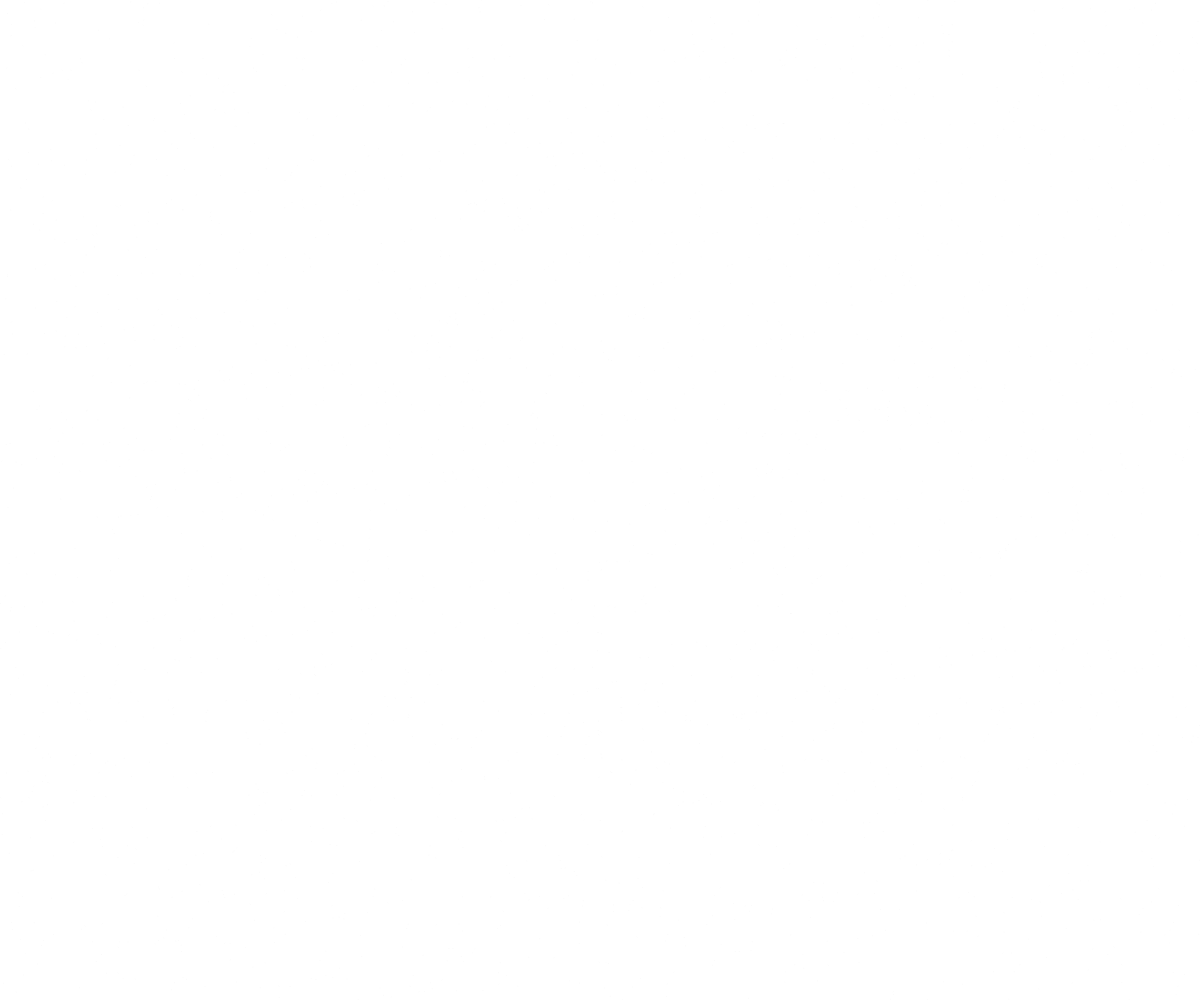
Frame 1 (no input)
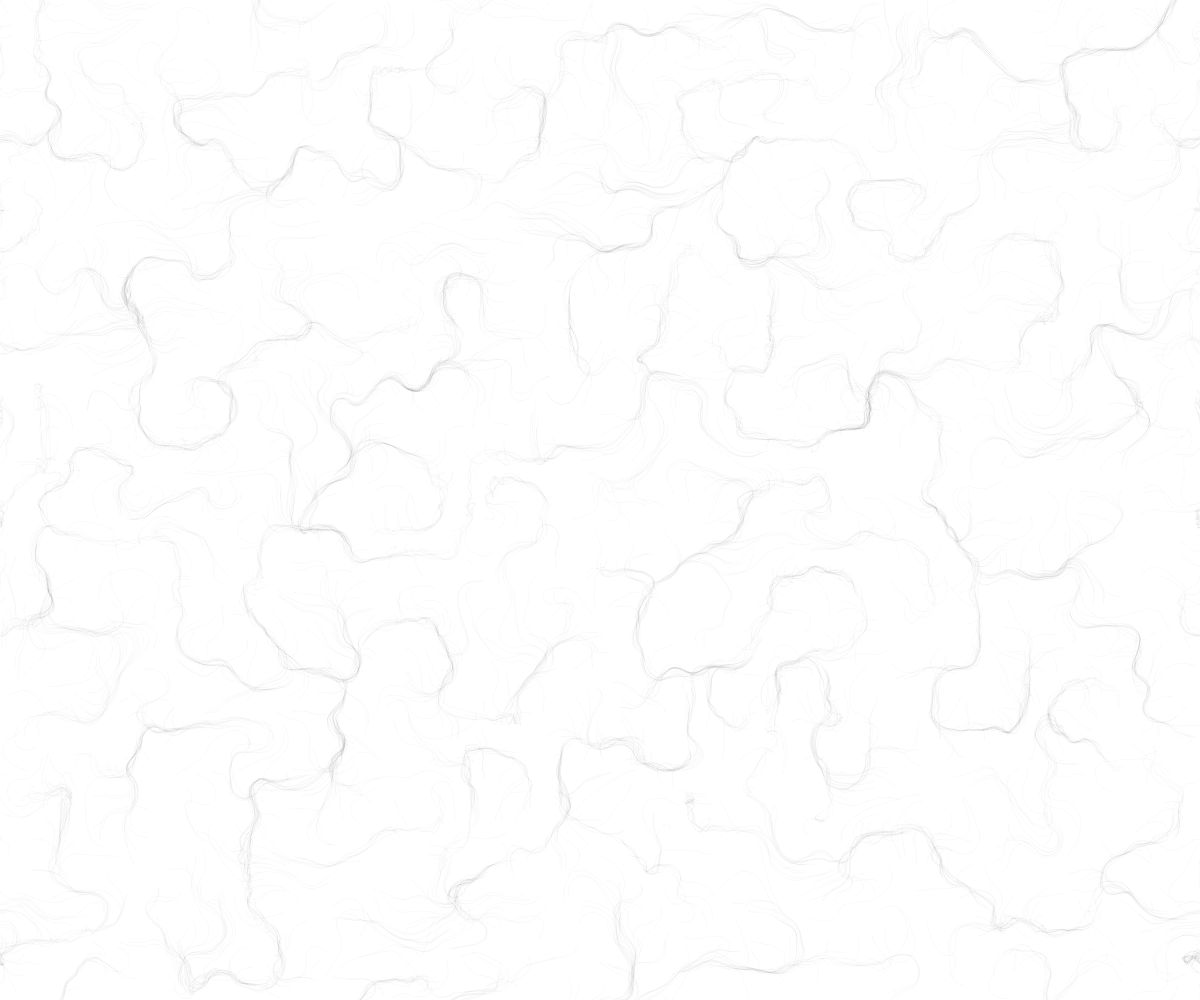
Frame 60 (no input)
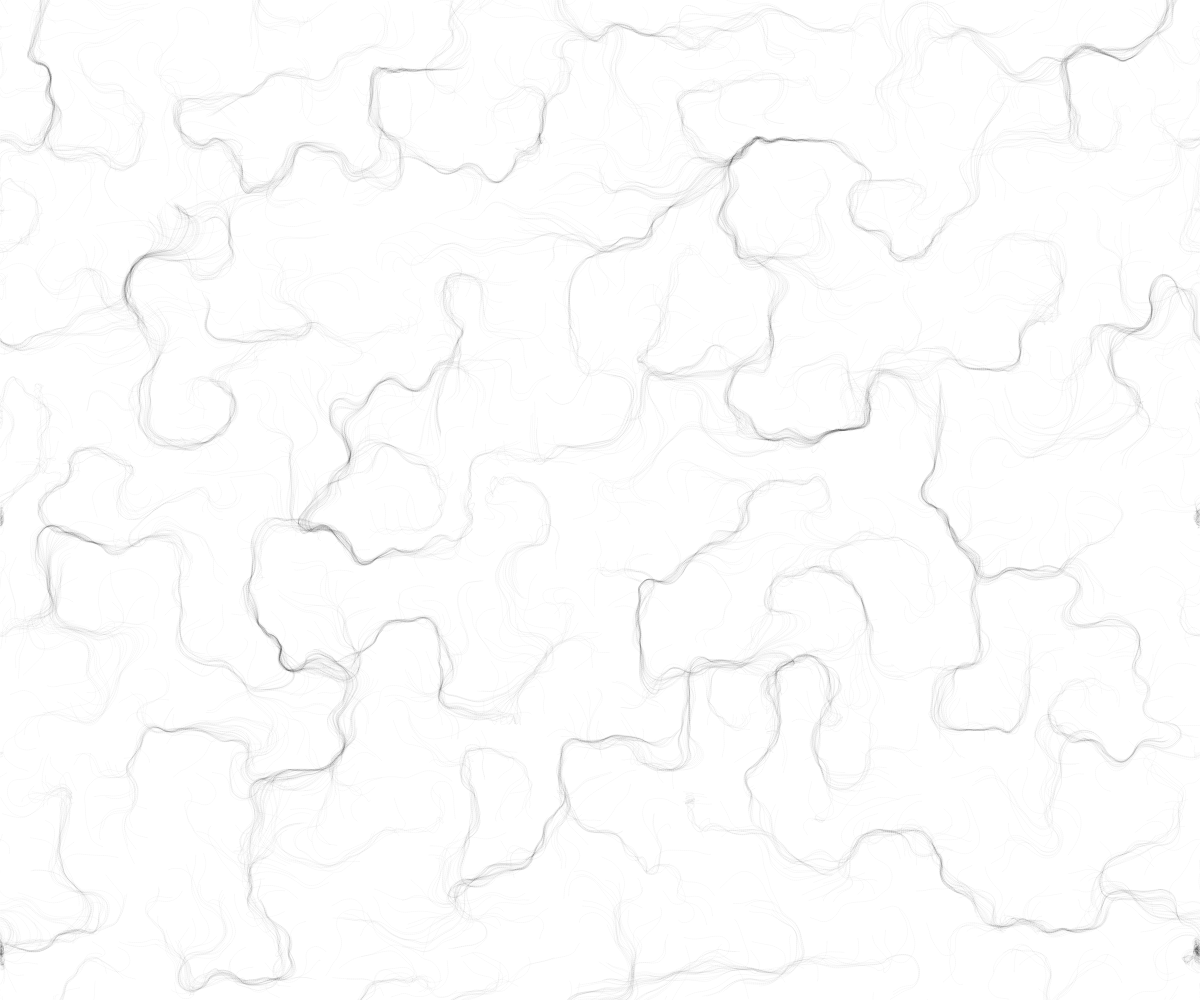
Frame 120 (the mouse pressed at the canvas centre since frame 60)

The p5.js sketch that drew these frames (run headless with seeded random() and noise() and a simulated clock; from frame 60 on, the mouse is pressed at the canvas centre):

// p5.js sketch
// ── sketch.js
let inc = 0.1;
let scl = 10;
var rows, cols;

var fr;
var zoff = 0;
var particles = [];
var flowfield;

function setup() {
	createCanvas(windowWidth, windowHeight);
	background(255);
	fr = createP('');

	cols = floor(width / scl);
	rows = floor(height / scl);
	for (var i = 0; i < 2500; i++) {
		particles[i] = new Particle();
	}
}

function draw() {

	flowfield = Array(rows * cols);

	var yoff = 0;
	for (var y = 0; y < rows; y++) {
		var xoff = 0;
		for (var x = 0; x < cols; x++) {
			var angle = noise(xoff, yoff, zoff)*TWO_PI*4;
			var v = p5.Vector.fromAngle(angle);
			v.setMag(0.5);
			var index = x + y * cols;
			flowfield[index] = v;
			stroke(0, 50);
			xoff += inc;
		}
		yoff += inc;
	}

	for (p of particles) {
		p.follow(flowfield);
		p.update();
		p.show();
		p.edges();
	}

	fr.html(floor(frameRate()));
	zoff += inc/50;
}
// ── particle.js
function Particle() {
	this.pos = createVector(random(width), random(height));
	this.vel = createVector(0, 0);
	this.acc = createVector(0, 0);
	this.maxspeed = 2;
	this.prevPos = this.pos.copy();

	this.update = function() {
		this.vel.add(this.acc);
		this.vel.limit(this.maxspeed);
		this.pos.add(this.vel);
		this.acc.mult(0);
	}

	this.applyForce = function(force) {
		this.acc.add(force);
	}

	this.show = function() {
		stroke(0, 5);
		strokeWeight(1);
		line(this.pos.x, this.pos.y, this.prevPos.x, this.prevPos.y);
		this.updatePrev();
	}

	this.updatePrev = function() {
		this.prevPos.x = this.pos.x;
		this.prevPos.y = this.pos.y;
	}

	this.edges = function() {
		if (this.pos.x > width) {
			this.pos.x = 0;
			this.updatePrev();
		}
		if (this.pos.x < 0) {
			this.pos.x = width;
			this.updatePrev();
		};
		if (this.pos.y > width) {
			this.pos.y = 0;
			this.updatePrev();
		};
		if (this.pos.y < 0) {
			this.pos.y = width;
			this.updatePrev();
		};
	}

	this.follow = function(vectors) {
		var x = floor(this.pos.x / scl);
		var y = floor(this.pos.y / scl);
		var index = x + y * cols;
		var force = vectors[index];
		this.applyForce(force);
	}
}
